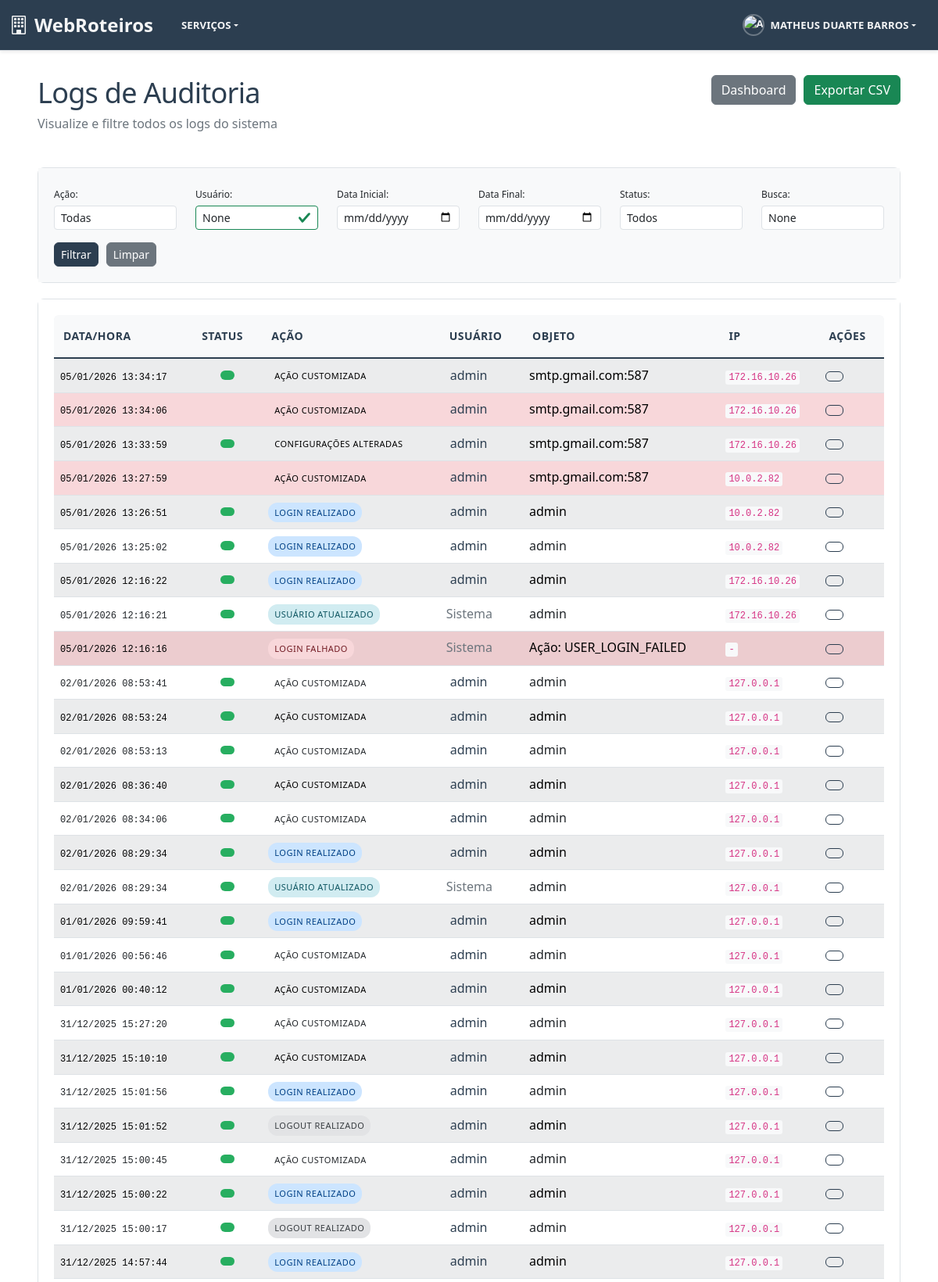
The app's page /audit/logs/ (signed in, upper part) with its own data.
### audit_system/models.py (models this page shows, shortened)
class AuditLog(models.Model):
    ACTION_CHOICES = [
        ('USER_CREATED', 'Usuário Criado'),
        ('USER_UPDATED', 'Usuário Atualizado'),
        ('USER_DELETED', 'Usuário Deletado'),
        ('USER_ACTIVATED', 'Usuário Ativado'),
        ('USER_DEACTIVATED', 'Usuário Desativado'),
        ('USER_PASSWORD_CHANGED', 'Senha Alterada'),
        ('USER_LOGIN', 'Login Realizado'),
        ('USER_LOGOUT', 'Logout Realizado'),
        ('USER_LOGIN_FAILED', 'Login Falhado'),
        ('GROUP_CREATED', 'Grupo Criado'),
        ('GROUP_UPDATED', 'Grupo Atualizado'),
        ('GROUP_DELETED', 'Grupo Deletado'),
        ('GROUP_USER_ADDED', 'Usuário Adicionado ao Grupo'),
        ('GROUP_USER_REMOVED', 'Usuário Removido do Grupo'),
        ('GROUP_PERMISSION_ADDED', 'Permissão Adicionada ao Grupo'),
        ('GROUP_PERMISSION_REMOVED', 'Permissão Removida do Grupo'),
        ('PERMISSION_GRANTED', 'Permissão Concedida'),
        ('PERMISSION_REVOKED', 'Permissão Revogada'),
        ('ROLE_CHANGED', 'Papel/Função Alterada'),
        ('SYSTEM_ACCESS', 'Acesso ao Sistema'),
        ('DATA_EXPORT', 'Dados Exportados'),
        ('SETTINGS_CHANGED', 'Configurações Alteradas'),
        ('CUSTOM_ACTION', 'Ação Customizada'),
    ]
    action = models.CharField('Ação', max_length=50, choices=ACTION_CHOICES)
    content_type = models.ForeignKey(
        ContentType,
        on_delete=models.SET_NULL,
        null=True,
        blank=True,
        verbose_name='Tipo de Objeto'
    )
    object_id = models.CharField('ID do Objeto', max_length=100, null=True, blank=True)
    content_object = GenericForeignKey('content_type', 'object_id')
    object_repr = models.CharField('Representação do Objeto', max_length=200)
    changes = models.JSONField(
        'Alterações',
        default=dict,
        blank=True,
        help_text='Dados das alterações realizadas'
    )
    user = models.ForeignKey(
        User,
        on_delete=models.SET_NULL,
        null=True,
        blank=True,
        verbose_name='Usuário',
        related_name='audit_logs'
    )
    timestamp = models.DateTimeField('Data/Hora', auto_now_add=True, db_index=True)
    ip_address = models.GenericIPAddressField('Endereço IP', null=True, blank=True)
    user_agent = models.TextField('User Agent', null=True, blank=True)
    session_key = models.CharField('Chave da Sessão', max_length=40, null=True, blank=True)
    success = models.BooleanField('Sucesso', default=True)
    error_message = models.TextField('Mensagem de Erro', null=True, blank=True)
    extra_data = models.JSONField(
        'Dados Extras',
        default=dict,
        blank=True,
        help_text='Dados adicionais específicos da ação'
    )
    created_at = models.DateTimeField('Criado em', auto_now_add=True)
    class Meta:
        verbose_name = 'Log de Auditoria'
        verbose_name_plural = 'Logs de Auditoria'
        ordering = ['-timestamp']
        indexes = [
            models.Index(fields=['timestamp']),
            models.Index(fields=['user', 'timestamp']),
            models.Index(fields=['action', 'timestamp']),
            models.Index(fields=['content_type', 'object_id']),
        ]

### audit_system/views.py (the view, shortened to what this page needs)
# urls.py: path('logs/', views.audit_logs_list, name='logs_list'),
@staff_member_required
def audit_logs_list(request):
    logs = AuditLog.objects.select_related('user', 'content_type').all()
    action_filter = request.GET.get('action')
    user_filter = request.GET.get('user')
    date_from = request.GET.get('date_from')
    date_to = request.GET.get('date_to')
    success_filter = request.GET.get('success')
    search_query = request.GET.get('search')
    if action_filter:
        logs = logs.filter(action=action_filter)
    if user_filter:
        logs = logs.filter(user__username__icontains=user_filter)
    if date_from:
        try:
            date_from_parsed = datetime.strptime(date_from, '%Y-%m-%d').date()
            logs = logs.filter(timestamp__date__gte=date_from_parsed)
        except ValueError:
            pass
    if date_to:
        try:
            date_to_parsed = datetime.strptime(date_to, '%Y-%m-%d').date()
            logs = logs.filter(timestamp__date__lte=date_to_parsed)
        except ValueError:
            pass
    if success_filter:
        success_bool = success_filter.lower() == 'true'
        logs = logs.filter(success=success_bool)
    paginator = Paginator(logs, 50)
    page_number = request.GET.get('page')
    page_obj = paginator.get_page(page_number)
    action_choices = AuditLog.ACTION_CHOICES
    context = {
        'page_obj': page_obj,
        'action_choices': action_choices,
        'current_filters': {
            'action': action_filter,
            'user': user_filter,
            'date_from': date_from,
            'date_to': date_to,
            'success': success_filter,
            'search': search_query,
        },
        'title': 'Logs de Auditoria',
    }
    return render(request, 'audit_system/logs_list.html', context)

### templates/audit_system/logs_list.html (shortened to what this page needs)
{% extends "base/base.html" %}
{% load static %}
{% block extra_css %}
<link rel="stylesheet" href="{% static 'css/audit.css' %}">
{% endblock %}
{% block content %}
<div class="audit-logs">
    <div class="page-header">
        <div class="header-content">
            <h1> Logs de Auditoria</h1>
            <p class="text-muted">Visualize e filtre todos os logs do sistema</p>
        </div>
        <div class="header-actions">
            <a href="{% url 'audit_system:dashboard' %}" class="btn btn-secondary">
                 Dashboard
            </a>
            <a href="{% url 'audit_system:export_csv' %}{% if request.GET %}?{{ request.GET.urlencode }}{% endif %}" class="btn btn-success">
                 Exportar CSV
            </a>
        </div>
    </div>
    <div class="card filters-card">
        <div class="card-body">
            <form method="get" class="filters-form">
                <div class="row">
                    <div class="col-md-2">
                        <label for="action">Ação:</label>
                        <select name="action" id="action" class="form-control form-control-sm">
                            <option value="">Todas</option>
                        </select>
                    </div>
                    <div class="col-md-2">
                        <label for="user">Usuário:</label>
                        <input type="text" name="user" id="user" class="form-control form-control-sm"
                               value="{{ current_filters.user }}" placeholder="Nome do usuário">
                    </div>
                    <div class="col-md-2">
                        <label for="date_from">Data Inicial:</label>
                        <input type="date" name="date_from" id="date_from" class="form-control form-control-sm"
                               value="{{ current_filters.date_from }}">
                    </div>
                    <div class="col-md-2">
                        <label for="date_to">Data Final:</label>
                        <input type="date" name="date_to" id="date_to" class="form-control form-control-sm"
                               value="{{ current_filters.date_to }}">
                    </div>
                    <div class="col-md-2">
                        <label for="success">Status:</label>
                        <select name="success" id="success" class="form-control form-control-sm">
                            <option value="">Todos</option>
                        </select>
                    </div>
                    <div class="col-md-2">
                        <label for="search">Busca:</label>
                        <input type="text" name="search" id="search" class="form-control form-control-sm"
                               value="{{ current_filters.search }}" placeholder="Buscar...">
                    </div>
                </div>
                <div class="filters-actions mt-3">
                    <button type="submit" class="btn btn-primary btn-sm">
                         Filtrar
                    </button>
                    <a href="{% url 'audit_system:logs_list' %}" class="btn btn-secondary btn-sm">
                         Limpar
                    </a>
                </div>
            </form>
        </div>
    </div>
    <div class="card">
        <div class="card-body">
            <div class="table-responsive">
                <table class="table table-striped table-hover">
                    <thead class="thead-dark">
                        <tr>
                            <th>Data/Hora</th>
                            <th>Status</th>
                            <th>Ação</th>
                            <th>Usuário</th>
                            <th>Objeto</th>
                            <th>IP</th>
                            <th>Ações</th>
                        </tr>
                    </thead>
                    <tbody>
                        {% for log in page_obj %}
                        <tr class="{% if not log.success %}table-danger{% endif %}">
                            <td>
                                <span class="timestamp">{{ log.timestamp|date:"d/m/Y H:i:s" }}</span>
                            </td>
                            <td class="text-center">
                                {% if log.success %}
                                <span class="badge badge-success" title="Sucesso">
                                </span>
                                {% else %}
                                <span class="badge badge-danger" title="{{ log.error_message }}">
                                </span>
                                {% endif %}
                            </td>
                            <td>
                                <span class="action-badge action-{{ log.action|lower }}">
                                    {{ log.get_action_display }}
                                </span>
                            </td>
                            <td>
                                {% if log.user %}
                                <a href="{% url 'audit_system:user_history' log.user.pk %}" class="user-link">
                                     {{ log.user.username }}
                                </a>
                                {% else %}
                                <span class="text-muted">Sistema</span>
                                {% endif %}
                            </td>
                            <td>
                                <span class="object-repr" title="{{ log.object_repr }}">
                                    {{ log.object_repr|truncatechars:50 }}
                                </span>
                            </td>
                            <td>
                                <code class="ip-address">{{ log.ip_address|default:"-" }}</code>
                            </td>
                            <td>
                                <div class="btn-group btn-group-sm">
                                    <a href="{% url 'audit_system:log_detail' log.pk %}"
                                       class="btn btn-outline-primary btn-sm" title="Ver detalhes">
                                    </a>
                                </div>
                            </td>
                        </tr>
                        {% endfor %}
                    </tbody>
                </table>
            </div>
        </div>
    </div>
</div>
{% endblock %}

### templates/base/base.html (shortened to what this page needs)
{% load static %}
<!DOCTYPE html>
<html lang="pt-br" data-bs-theme="{% if user.is_authenticated and user.profile.tema_preferido != 'auto' %}{{ user.profile.tema_preferido }}{% else %}auto{% endif %}">
<head>
    <link href="https://cdn.jsdelivr.net/npm/bootstrap@5.3.2/dist/css/bootstrap.min.css" rel="stylesheet">
    <link rel="stylesheet" href="https://cdn.jsdelivr.net/npm/bootstrap-icons@1.11.2/font/bootstrap-icons.css">
    <link rel="stylesheet" href="{% static 'css/theme-colors.css' %}">
    <link rel="stylesheet" href="{% static 'css/main.css' %}">
    {% block extra_css %}{% endblock %}
</head>
<body class="{% block body_class %}{% endblock %}">
    {% if user.is_authenticated %}
        <nav class="navbar navbar-expand-lg navbar-dark custom-navbar fixed-top">
            <div class="container-fluid">
                <a class="navbar-brand fw-bold" href="{% url 'core:dashboard' %}">
                    <i class="bi bi-building me-2"></i>WebRoteiros
                </a>
                <div class="collapse navbar-collapse" id="navbarNav">
                    <ul class="navbar-nav me-auto">
                        <li class="nav-item dropdown">
                            <a class="nav-link dropdown-toggle {% if request.resolver_match.namespace == 'servicos' %}active{% endif %}" href="#" id="servicosDropdown" role="button" data-bs-toggle="dropdown" aria-expanded="false">
                                Serviços
                            </a>
                        </li>
                    </ul>
                    <ul class="navbar-nav ms-auto">
                        <li class="nav-item dropdown">
                            <a class="nav-link dropdown-toggle" href="#" id="userDropdown" role="button" data-bs-toggle="dropdown" aria-expanded="false">
                                {% if user.profile.avatar %}
                                    <img src="{{ user.profile.avatar.url }}" alt="Avatar de {{ user.get_full_name|default:user.username }}" class="rounded-circle me-2" style="width: 28px; height: 28px; object-fit: cover;">
                                {% else %}
                                    <img src="{% static 'images/default-avatar.svg' %}" alt="Avatar padrão" class="rounded-circle me-2" style="width: 28px; height: 28px; object-fit: cover;">
                                {% endif %}
                                {{ user.get_full_name|default:user.username }}
                            </a>
                        </li>
                    </ul>
                </div>
            </div>
        </nav>
    {% endif %}
    <main class="{% if user.is_authenticated %}main-content{% else %}login-main{% endif %}">
        {% block content %}{% endblock %}
    </main>
</body>
</html>

### records on screen
AuditLog: timestamp "05/01/2026 13:34:17", action "AÇÃO CUSTOMIZADA", user.username "admin", object_repr "smtp.gmail.com:587", ip_address "172.16.10.26"
AuditLog: timestamp "05/01/2026 13:34:06", action "AÇÃO CUSTOMIZADA", user.username "admin", object_repr "smtp.gmail.com:587", ip_address "172.16.10.26"
AuditLog: timestamp "05/01/2026 13:33:59", action "CONFIGURAÇÕES ALTERADAS", user.username "admin", object_repr "smtp.gmail.com:587", ip_address "172.16.10.26"
AuditLog: timestamp "05/01/2026 13:27:59", action "AÇÃO CUSTOMIZADA", user.username "admin", object_repr "smtp.gmail.com:587", ip_address "10.0.2.82"
AuditLog: timestamp "05/01/2026 13:26:51", action "LOGIN REALIZADO", user.username "admin", object_repr "admin", ip_address "10.0.2.82"
AuditLog: timestamp "05/01/2026 13:25:02", action "LOGIN REALIZADO", user.username "admin", object_repr "admin", ip_address "10.0.2.82"
AuditLog: timestamp "05/01/2026 12:16:22", action "LOGIN REALIZADO", user.username "admin", object_repr "admin", ip_address "172.16.10.26"
AuditLog: timestamp "05/01/2026 12:16:21", action "USUÁRIO ATUALIZADO", shows "Sistema", object_repr "admin", ip_address "172.16.10.26"
AuditLog: timestamp "05/01/2026 12:16:16", action "LOGIN FALHADO", shows "Sistema", object_repr "Ação: USER_LOGIN_FAILED", ip_address "-"
AuditLog: timestamp "02/01/2026 08:53:41", action "AÇÃO CUSTOMIZADA", user.username "admin", object_repr "admin", ip_address "127.0.0.1"
AuditLog: timestamp "02/01/2026 08:53:24", action "AÇÃO CUSTOMIZADA", user.username "admin", object_repr "admin", ip_address "127.0.0.1"
AuditLog: timestamp "02/01/2026 08:53:13", action "AÇÃO CUSTOMIZADA", user.username "admin", object_repr "admin", ip_address "127.0.0.1"
AuditLog: timestamp "02/01/2026 08:36:40", action "AÇÃO CUSTOMIZADA", user.username "admin", object_repr "admin", ip_address "127.0.0.1"
AuditLog: timestamp "02/01/2026 08:34:06", action "AÇÃO CUSTOMIZADA", user.username "admin", object_repr "admin", ip_address "127.0.0.1"
AuditLog: timestamp "02/01/2026 08:29:34", action "LOGIN REALIZADO", user.username "admin", object_repr "admin", ip_address "127.0.0.1"
AuditLog: timestamp "02/01/2026 08:29:34", action "USUÁRIO ATUALIZADO", shows "Sistema", object_repr "admin", ip_address "127.0.0.1"
AuditLog: timestamp "01/01/2026 09:59:41", action "LOGIN REALIZADO", user.username "admin", object_repr "admin", ip_address "127.0.0.1"
AuditLog: timestamp "01/01/2026 00:56:46", action "AÇÃO CUSTOMIZADA", user.username "admin", object_repr "admin", ip_address "127.0.0.1"
AuditLog: timestamp "01/01/2026 00:40:12", action "AÇÃO CUSTOMIZADA", user.username "admin", object_repr "admin", ip_address "127.0.0.1"
AuditLog: timestamp "31/12/2025 15:27:20", action "AÇÃO CUSTOMIZADA", user.username "admin", object_repr "admin", ip_address "127.0.0.1"
AuditLog: timestamp "31/12/2025 15:10:10", action "AÇÃO CUSTOMIZADA", user.username "admin", object_repr "admin", ip_address "127.0.0.1"
AuditLog: timestamp "31/12/2025 15:01:56", action "LOGIN REALIZADO", user.username "admin", object_repr "admin", ip_address "127.0.0.1"
AuditLog: timestamp "31/12/2025 15:01:52", action "LOGOUT REALIZADO", user.username "admin", object_repr "admin", ip_address "127.0.0.1"
AuditLog: timestamp "31/12/2025 15:00:45", action "AÇÃO CUSTOMIZADA", user.username "admin", object_repr "admin", ip_address "127.0.0.1"
AuditLog: timestamp "31/12/2025 15:00:22", action "LOGIN REALIZADO", user.username "admin", object_repr "admin", ip_address "127.0.0.1"
AuditLog: timestamp "31/12/2025 15:00:17", action "LOGOUT REALIZADO", user.username "admin", object_repr "admin", ip_address "127.0.0.1"
AuditLog: timestamp "31/12/2025 14:57:44", action "LOGIN REALIZADO", user.username "admin", object_repr "admin", ip_address "127.0.0.1"

### other values on screen
{{ user.get_full_name|default:user.username }} "MATHEUS DUARTE BARROS"
